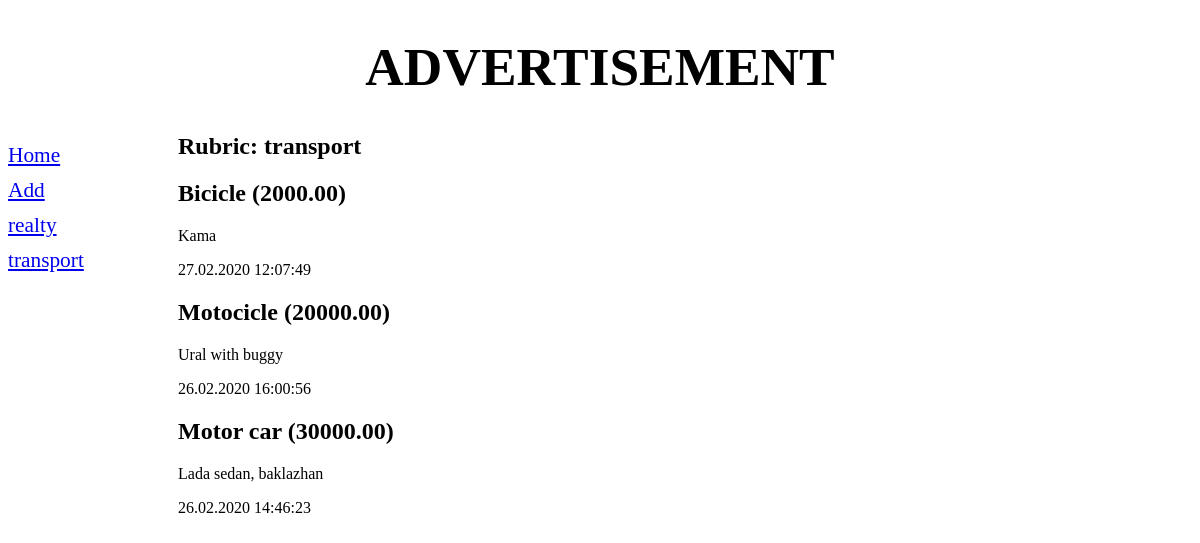
Screenshot of /bboard/1/ with the database file from the repository.
### bboard/models.py (models this page shows, shortened)
class Rubric(models.Model):
    name = models.CharField(max_length=20, db_index=True, verbose_name='Rubric name')
    class Meta:
        verbose_name_plural = 'Rubrics'
        verbose_name = 'Rubric'
        ordering = ['name']

class AdsBoard(models.Model):
    title = models.CharField(
        max_length=50, verbose_name='Name',
        validators=[validators.RegexValidator(regex='^.{4,}$')],
        error_messages={'invalid': 'Wrong item name!'},
    )
    content = models.TextField(null=True, blank=True, verbose_name='Description')
    price = models.FloatField(null=True, blank=True, verbose_name='Price')
    published = models.DateTimeField(auto_now_add=True, db_index=True, verbose_name='Published')
    rubric = models.ForeignKey('Rubric', null=True, on_delete=models.PROTECT, verbose_name='Rubric')
    class Meta:
        verbose_name_plural = 'Advertisements'
        verbose_name = 'Advertisement'
        ordering = ['-published']
        indexes = [
            models.Index(fields=['-published', 'title'], name='main'),
            models.Index(fields=['title', 'price', 'rubric']),
        ]
    def title_and_price(self):
        if self.price:
            return '{0} ({1:.2f})'.format(self.title, self.price)
        else:
            return self.title
    title_and_price.short_description = 'Title and Price'

### bboard/views.py (the view)
# urls.py: path('<int:rubric_id>/', by_rubric, name='by_rubric'),
def by_rubric(request, rubric_id):
    ads = AdsBoard.objects.filter(rubric=rubric_id)
    rubrics = Rubric.objects.all()
    current_rubric = Rubric.objects.get(pk=rubric_id)
    context = {
        'ads': ads,
        'rubrics': rubrics,
        'current_rubric': current_rubric,
    }
    return render(request, 'bboard/by_rubric.html', context)

### bboard/templates/bboard/by_rubric.html (shortened to what this page needs)
{% extends "bboard/layout/basic.html" %}
{% block content %}
<h2>Rubric: {{ current_rubric.name }}</h2>
{% for ad in ads %}
<div>
    <h2>{{ ad.title_and_price }}</h2>
    <p>{{ ad.content }}</p>
    <p>{{ ad.published|date:"d.m.Y H:i:s" }}</p>
</div>
{% endfor %}
{% endblock %}

### bboard/templates/bboard/layout/basic.html (shortened to what this page needs)
<!DOCTYPE html>
{% load static %}
<html lang="en">
<head>
    <link rel="stylesheet" type="text/css" href="{% static 'bboard/style.css' %}">
</head>
<body>
    <h1>Advertisement</h1>
    <nav>
        <a href="{% url 'index' %}">Home</a>
        <a href="{% url 'add' %}">Add</a>
        {% for rubric in rubrics %}
        <a href="{{ rubric.get_absolute_url }}">{{ rubric.name }}</a>
        {% endfor %}
    </nav>
    <section>
        {% block content %}
        {% endblock %}
    </section>
</body>
</html>

### bboard/static/bboard/style.css (style rules this page uses)
h1 { font-size: 40pt; text-transform: uppercase; text-align: center; }
nav { font-size: 16pt; width: 150px; float: left; }
nav a { display: block; margin: 10px 0px; }
section { margin-left: 170px; }

### rows the page displays
Rubric: name "realty"
Rubric: name "transport"
AdsBoard: title_and_price "Bicicle (2000.00)", content "Kama", published "27.02.2020 12:07:49"
AdsBoard: title_and_price "Motocicle (20000.00)", content "Ural with buggy", published "26.02.2020 16:00:56"
AdsBoard: title_and_price "Motor car (30000.00)", content "Lada sedan, baklazhan", published "26.02.2020 14:46:23"
